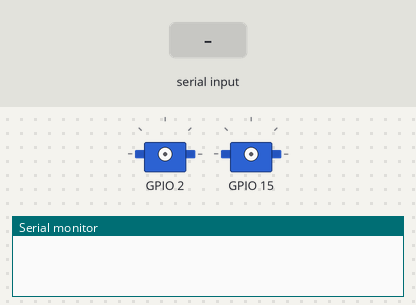
This sketch was run on a simulated ESP32. Shown: 2 × servo, the last lines printed to the serial monitor. The inputs (shaded band) are chosen by the test bench. Servo pulses on a pin are drawn as a servo (544–2400 µs = 0–180°).

Above: at 1.2 s.
1.3 s: "90,45\n" received over Serial
2.8 s: "30,150\n" received over Serial
At 3.5 s:
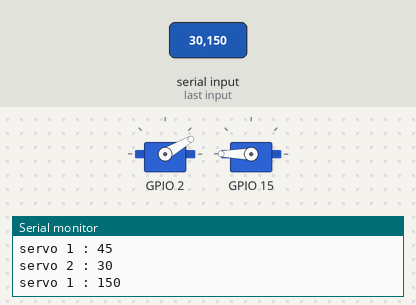
4.3 s: "1\n" received over Serial
At 4.6 s:
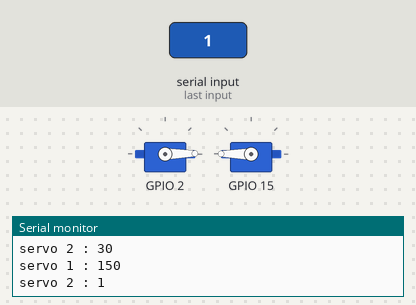
5.8 s: "90\n" received over Serial
At 7.0 s:
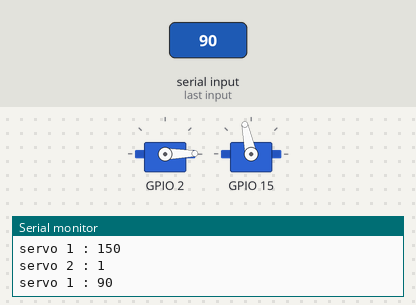
7.3 s: "90,45\n" received over Serial
At 8.1 s:
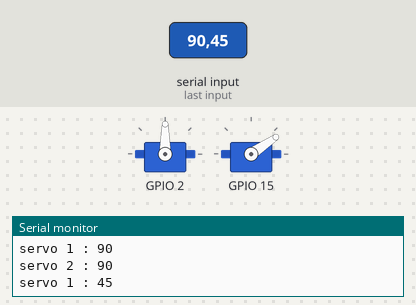
8.8 s: "5\n" received over Serial
At 9.3 s:
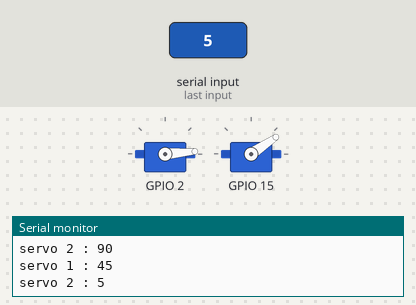
Timing chart, 0 to 11.3 s (numbered marks = the images above; inputs shaded):
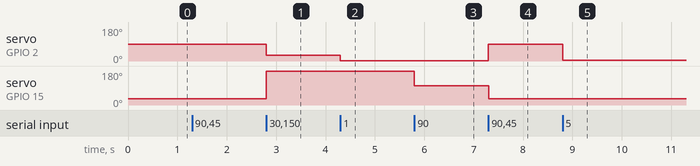

Measured:
- after the input at 2.8 s, servo on GPIO 2: 90° → 30° at once; servo on GPIO 15: 34° → 180° at once
- after the input at 4.3 s, servo on GPIO 2: 30° → 1° at once
- after the input at 5.8 s, servo on GPIO 15: 180° → 102° at once
- after the input at 7.3 s, servo on GPIO 2: 1° → 90° at once; servo on GPIO 15: 102° → 34° at once
- after the input at 8.8 s, servo on GPIO 2: 90° → 5° at once

The sketch:

servo.ino
```cpp
#include "servoMoteur.h"

ServoMoteur monServo1;
ServoMoteur monServo2;
int flag;

void setup() {
  Serial.begin(9600);
  monServo1.Attacher(15, 200, 3000);
  monServo2.Attacher(2);
  flag = 0;

}

void loop() {
  int pos;
  if (Serial.available() > 0) {
    // lit ce qui arrive sur le port série et le convertit en nombre entier
    pos = Serial.parseInt();
    if (pos > 0 && pos <= 180) {
      if (flag == 1) {
        monServo1.Positionner(pos);
        Serial.print("servo 1 : ");
        flag = 0;
      }
      else {
        monServo2.Positionner(pos);
        Serial.print("servo 2 : ");
        flag = 1;
      }

      Serial.println(pos);
    }

  }
}
```

servoMoteur.cpp
```cpp
/**
    @author Simier philippe
    @date   Samedi 21/12/2019
    @file   servoMoteur.h
*/


#include "servoMoteur.h"

// initialisation de la variable de classe channel
int ServoMoteur::compteurChannel = 0;

ServoMoteur::ServoMoteur()
{
  channel = compteurChannel;
  compteurChannel++;
  gpio = 0;
  pos = 90;
  ledcSetup(channel, 50, 16); // channel 0, 50 Hz, 16-bit width
}

void ServoMoteur::Attacher(int _gpio, int _mini, int _maxi)
{
  gpio = _gpio;
  ledcAttachPin(gpio, channel);
  mini = (int)((float)_mini/0.30517);
  maxi = (int)((float)_maxi/0.30517);
}

void ServoMoteur::Attacher(int _gpio)
{
  gpio = _gpio;
  ledcAttachPin(gpio, channel);
  mini = 1782;
  maxi = 7864;
}

void ServoMoteur::Detacher()
{
  ledcDetachPin(gpio);
}


void ServoMoteur::Positionner(int _pos)
{
  if (_pos >= 0 && _pos <= 180) {
    pos = _pos;
    pos = map(pos, 0, 180, mini, maxi); // change l'échelle
    ledcWrite(channel, pos);
  }
}
```

servoMoteur.h
```cpp
/**
    @author simier philippe
    @date   Samedi 21/12/2019
    @file   servoMoteur.h
*/

#ifndef SERVOMOTEUR_H
#define SERVOMOTEUR_H

#include <Arduino.h>
#include "esp32-hal-ledc.h"

class ServoMoteur
{
  public:
    ServoMoteur();
    void Positionner(int pos);
    void Attacher(int _gpio, int _mini, int _maxi);
    void Attacher(int _gpio);
    void Detacher();


  private:
    static int compteurChannel;
    int channel;
    int gpio;
    int pos;
    int resolution;
    int freq;
    int mini;
    int maxi;
};

#endif // SERVOMOTEUR_H
```
